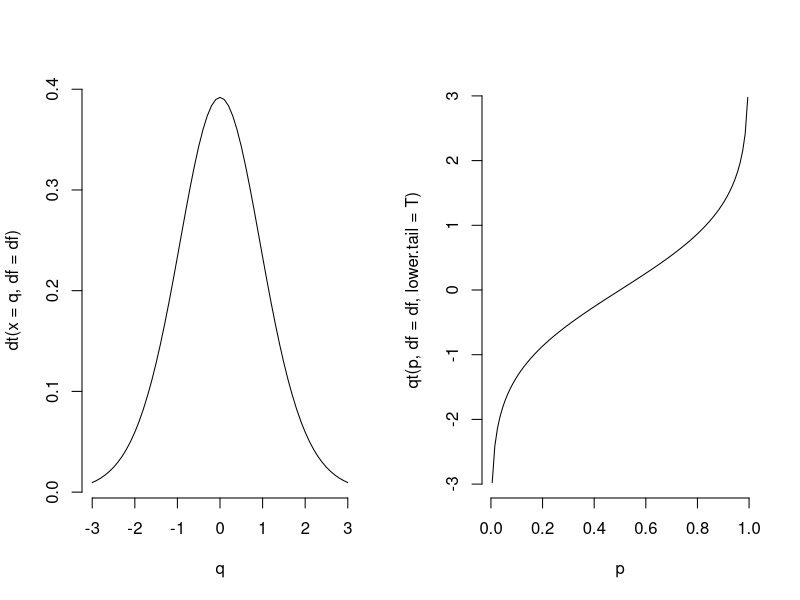

The R source for this figure:
## ---- chunk 1
library(knitr)
#opts_chunk$set(comment='', eval=FALSE)
## ---- chunk 2
IQ <- read.csv('data/IQscores.csv', stringsAsFactors = F)
str(IQ)
## ---- chunk 3
t.test(IQ$IQscores, mu=100)
## ---- chunk 4
help(TDist)
## ---- chunk 5
df <- 14
q <- seq(-3,3,0.1)
p <- seq(.005,.995,.01)
par(mfrow=c(1,2))
plot(q,dt(x=q,df=df),type='l',bty='n')
plot(p,qt(p,df=df,lower.tail = T),type='l',bty='n') # try switching lower.tail to FALSE
## ---- chunk 6
# we'll get a 95% confidence interval
conf.level <- 0.95

# this is the z-score for that interval
z = qt((1 - conf.level)/2, df = length(IQ$IQscores)-1, lower.tail = FALSE)

# we will also need the mean and SEM
xbar = mean(IQ$IQscores)
sdx = sqrt(var(IQ$IQscores)/length(IQ$IQscores)) # SEM, or standard error of the mean
    
# now we get the confidence interval,
# by multiplying the z-score (for 1 SEM) with the actual SEM
# and adding / subtracting it to / from the mean of the sample
confidence.interval <- c(xbar - z * sdx, xbar + z * sdx)

# and we show the result:
print(confidence.interval)
## ---- chunk 7
t.test(IQ$IQscores, mu=confidence.interval[1]+.001)
## ---- chunk 8
t.test(IQ$IQscores, mu=confidence.interval[1]-.001)
## ---- chunk 9
samplematrix <- matrix( sample(IQ$IQscores, 
                               size = 1000*length(IQ$IQscores), 
                               replace = TRUE), 
                        nrow = 1000)

BS <- apply(samplematrix, c(1), FUN=mean) # we apply the function `mean` to every row of the matrix with samples

lo <- (1-conf.level)/2. # conf.level was set above to be 0.95
hi <- 1 - lo

bootstrapped.CI <- quantile(BS, probs = c(lo,hi))
print(bootstrapped.CI)
## ---- chunk 10
getConfidenceInterval <- function(data, 
                                  variance = var(data, na.rm=T), 
                                  conf.level = 0.95, 
                                  method = 't-distr', 
                                  resamples = 1000, 
                                  FUN = mean) 
{
  
  data <- data[which(is.finite(data))] #deal with missing values
  
  if (method %in% c('t-distr','t')) {
    
    z = qt((1 - conf.level)/2, df = length(data) - 1, lower.tail = FALSE)
    
    xbar = mean(data)
    sdx = sqrt(variance/length(data))
    
    return(c(xbar - z * sdx, xbar + z * sdx))
    
  }
  
  # add sample z-distribution?
  
  if (method %in% c('bootstrap','b')) {
    
    samplematrix <- matrix(sample(data, size = resamples*length(data), replace = TRUE), nrow = resamples)
    BS <- apply(samplematrix, c(1), FUN=FUN) 
    
    lo <- (1-conf.level)/2.
    hi <- 1 - lo
    
    return(quantile(BS, probs = c(lo,hi)))
    
  }
  
}
## ---- chunk 11
BMI <- read.csv('data/BMI.csv', stringsAsFactors = F)
str(BMI)
## ---- chunk 12
cor(BMI$BMI, BMI$carbpercent)
cor(BMI$BMI, BMI$physact)
## ---- chunk 13
print(cor.test(BMI$carbpercent, BMI$BMI))
print(cor.test(BMI$physact, BMI$BMI))
## ---- chunk 14
bootstraps <- 10000
N <- dim(BMI)[1]
## ---- chunk 15
# we create one long vector of random indices of rows into our original data frame:
idx <- sample(c(1:N), size = bootstraps*N, replace = TRUE)

# we use the indices to get "paired" randomly sampled data:
BMI.sample         <- matrix(BMI$BMI[idx],         nrow = bootstraps)
carbpercent.sample <- matrix(BMI$carbpercent[idx], nrow = bootstraps)
physact.sample     <- matrix(BMI$physact[idx],     nrow = bootstraps)
## ---- chunk 16
carbpercent.array <- array(data=NA,dim=c(bootstraps,N,2))
carbpercent.array[,,1] <- BMI.sample
carbpercent.array[,,2] <- carbpercent.sample

physact.array <- array(data=NA,dim=c(bootstraps,N,2))
physact.array[,,1] <- BMI.sample
physact.array[,,2] <- physact.sample
## ---- chunk 17
corcoeff <- function(m) {
  return(cor(as.matrix(m))[2])
}
## ---- chunk 18
CP.r <- apply(carbpercent.array, MARGIN=c(1), FUN=corcoeff)
PA.r <- apply(physact.array, MARGIN=c(1), FUN=corcoeff)
## ---- chunk 19
print(quantile(CP.r, probs=c(0.025, 0.975)))
print(quantile(PA.r*-1, probs=c(0.025, 0.975))) # we don't care about sign
## ---- chunk 20
print(quantile(CP.r + PA.r, probs=c(0.025, 0.975))) 
# if both have the same sign, use - instead of +
## ---- chunk 21
print(quantile(CP.r + sample(PA.r), probs=c(0.025, 0.975)))
